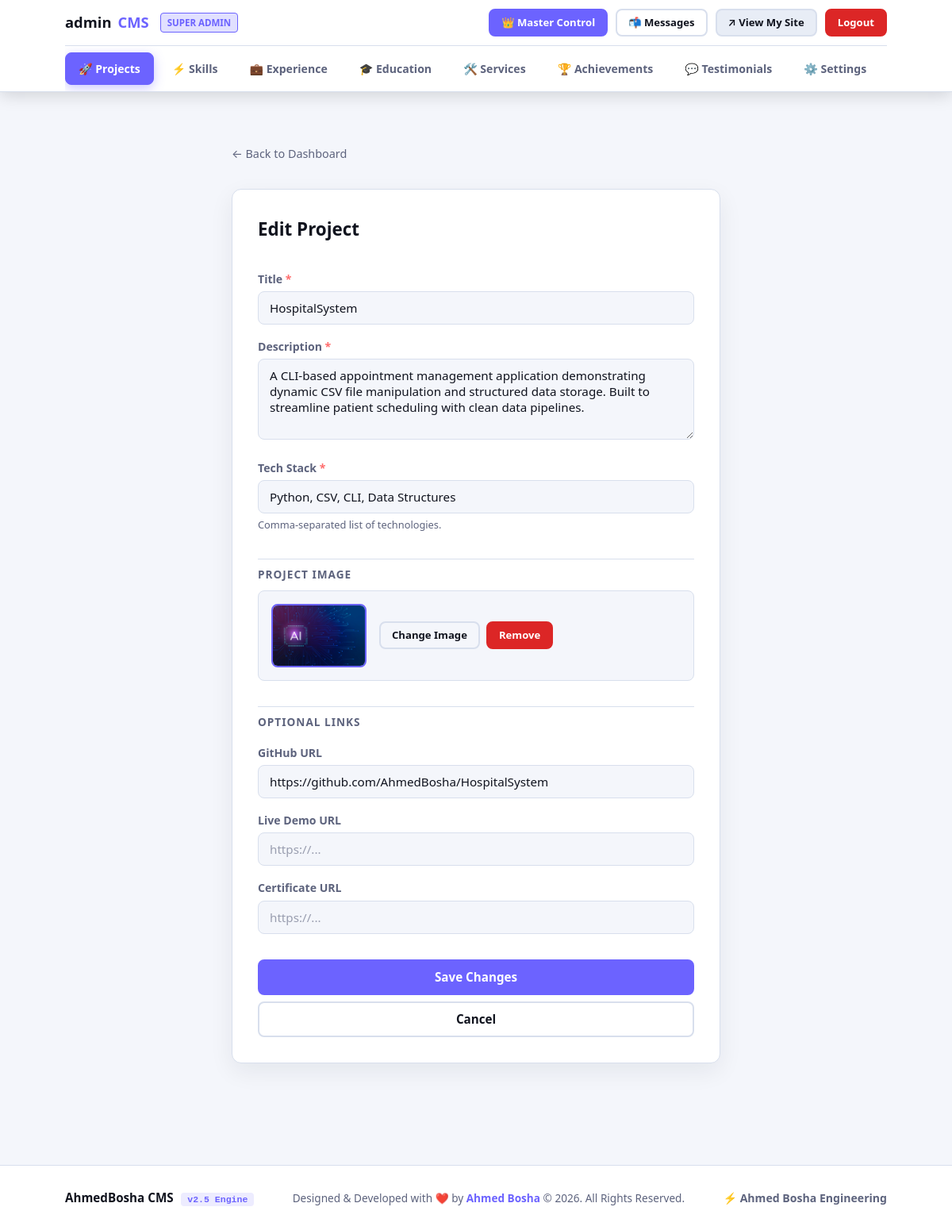
/admin/projects/edit/1 (signed in), run on the app's committed database.
### tables this page shows
CREATE TABLE "site_settings" (
                id              INTEGER PRIMARY KEY AUTOINCREMENT,
                user_id         INTEGER DEFAULT 1,
                name            TEXT    DEFAULT 'Ahmed Bosha',
                logo_text       TEXT    DEFAULT 'AhmedBosha',
                site_title      TEXT    DEFAULT 'Ahmed Bosha — Engineering & Software Portfolio',
                greeting        TEXT    DEFAULT 'Hi, I''m',
                tagline         TEXT    DEFAULT 'Engineering Student & Software Developer',
                typing_texts    TEXT    DEFAULT 'Engineering Student,Software Developer,Problem Solver,Automation Enthusiast',
                bio             TEXT    DEFAULT 'Class of 2029. Passionate about automation, system analysis, and reverse engineering. I build tools that turn complex workflows into clean, efficient solutions.',
                footer_text     TEXT    DEFAULT '© 2026 Ahmed Bosha',
                profile_photo   TEXT,
                email           TEXT    DEFAULT 'ahmedbosha2566@gmail.com',
                github_url      TEXT    DEFAULT 'https://github.com/AhmedBosha',
                linkedin_url    TEXT,
                twitter_url     TEXT,
                resume_url      TEXT,
                color_primary   TEXT    DEFAULT '#6c63ff',
                color_accent    TEXT    DEFAULT '#ff6b6b',
                color_bg        TEXT    DEFAULT '#0c0c12',
                color_surface   TEXT    DEFAULT '#161622',
                color_text      TEXT    DEFAULT '#f0f0f8',
                admin_user      TEXT    DEFAULT 'admin',
                admin_pass_hash TEXT,
                theme_name      TEXT    DEFAULT 'default'
            );

CREATE TABLE projects (
            id              INTEGER PRIMARY KEY AUTOINCREMENT,
            title           TEXT    NOT NULL,
            description     TEXT    NOT NULL,
            tech_stack      TEXT    NOT NULL,
            github_link     TEXT,
            live_demo_link  TEXT,
            certificate_url TEXT,
            image           TEXT,
            created_at      TIMESTAMP DEFAULT CURRENT_TIMESTAMP
        , user_id INTEGER DEFAULT 1);

### app.py (the view, shortened to what this page needs)
@app.route("/admin/projects/edit/<int:project_id>", methods=["GET", "POST"])
@login_required
def admin_edit_project(project_id):
    user_id = session.get("user_id", 1)
    db = get_db()
    project = db.execute("SELECT * FROM projects WHERE id = ? AND user_id = ?", (project_id, user_id)).fetchone()
    if project is None:
        abort(404)
    return render_template("admin/project_form.html", project=project)

### app.py (called while the page is built)
def get_db():
    if "db" not in g:
        g.db = sqlite3.connect(DATABASE, timeout=15.0)
        g.db.row_factory = sqlite3.Row
        g.db.execute("PRAGMA foreign_keys = ON")
        try:
            g.db.execute("PRAGMA journal_mode = WAL")
            g.db.execute("PRAGMA busy_timeout = 5000")
        except Exception:
            pass
    return g.db

def get_settings(user_id=None, db=None):
    if db is None:
        db = get_db()
    if user_id is None:
        user_id = session.get("user_id", 1)
    s = db.execute("SELECT * FROM site_settings WHERE user_id = ?", (user_id,)).fetchone()
    if not s:
        s = db.execute("SELECT * FROM site_settings WHERE user_id = 1 OR id = 1").fetchone()
    return s

@app.context_processor
def inject_globals():
    try:
        user_id = session.get("user_id", 1)
        db = get_db()
        settings = get_settings(user_id=user_id, db=db)
        master_settings = get_settings(user_id=1, db=db)
        unread = db.execute(
            "SELECT COUNT(*) FROM messages WHERE user_id = ? AND is_read = 0", (user_id,)
        ).fetchone()[0]
    except Exception:
        settings = None
        master_settings = None
        unread = 0
    return dict(settings=settings, master_settings=master_settings, unread_count=unread)

def login_required(view):
    @functools.wraps(view)
    def wrapped(**kwargs):
        if not session.get("user_id") and not session.get("admin_logged_in"):
            flash("Please log in to access the dashboard.", "warning")
            return redirect(url_for("admin_login"))
        return view(**kwargs)
    return wrapped

### templates/admin/project_form.html (shortened to what this page needs)
{% extends "base.html" %}
{% block body %}
{% set active_tab = 'projects' %}
{% include "admin/nav.html" %}
<main class="admin-main">
    <div class="container" style="max-width:680px;">
        <a href="{{ url_for('admin_dashboard') }}" class="back-link">&larr; Back to Dashboard</a>
        <div class="form-card">
            <h2 class="form-card__title">{{ "Edit Project" if project else "Add New Project" }}</h2>
            <form method="POST" enctype="multipart/form-data"
                  action="{{ url_for('admin_edit_project', project_id=project.id) if project else url_for('admin_add_project') }}">
                <label class="form-label" for="title">Title <span class="required">*</span></label>
                <input class="form-input" type="text" id="title" name="title"
                       value="{{ project.title if project else '' }}"
                       placeholder="e.g. My Awesome Project" required>
                <label class="form-label" for="description">Description <span class="required">*</span></label>
                <textarea class="form-input form-textarea" id="description" name="description"
                          rows="4" placeholder="A brief description..."
                          required>{{ project.description if project else '' }}</textarea>
                <label class="form-label" for="tech_stack">Tech Stack <span class="required">*</span></label>
                <input class="form-input" type="text" id="tech_stack" name="tech_stack"
                       value="{{ project.tech_stack if project else '' }}"
                       placeholder="e.g. Python, Flask, SQLite" required>
                <p class="form-hint">Comma-separated list of technologies.</p>
                <hr class="form-divider">
                <p class="form-section-label">Project Image</p>
                {% if project and project.image %}
                <div class="photo-preview">
                    <img src="{{ url_for('static', filename='uploads/' + project.image) }}"
                         alt="Current image" class="photo-preview__img" style="border-radius:var(--radius-sm); width:120px; height:80px;">
                    <div class="photo-preview__actions">
                        <label class="btn btn--sm btn--outline">
                            Change Image
                        </label>
                        <label class="btn btn--sm btn--danger">
                            Remove
                        </label>
                    </div>
                </div>
                {% endif %}
                <hr class="form-divider">
                <p class="form-section-label">Optional Links</p>
                <label class="form-label" for="github_link">GitHub URL</label>
                <input class="form-input" type="url" id="github_link" name="github_link"
                       value="{{ project.github_link if project and project.github_link else '' }}"
                       placeholder="https://github.com/...">
                <label class="form-label" for="live_demo_link">Live Demo URL</label>
                <input class="form-input" type="url" id="live_demo_link" name="live_demo_link"
                       value="{{ project.live_demo_link if project and project.live_demo_link else '' }}"
                       placeholder="https://...">
                <label class="form-label" for="certificate_url">Certificate URL</label>
                <input class="form-input" type="url" id="certificate_url" name="certificate_url"
                       value="{{ project.certificate_url if project and project.certificate_url else '' }}"
                       placeholder="https://...">
                <div class="form-actions">
                    <button type="submit" class="btn btn--primary btn--block">
                        {{ "Save Changes" if project else "Add Project" }}
                    </button>
                    <a href="{{ url_for('admin_dashboard') }}" class="btn btn--outline btn--block">Cancel</a>
                </div>
            </form>
        </div>
    </div>
</main>
{% include "admin/footer.html" %}
{% endblock %}

### templates/admin/nav.html (shortened to what this page needs)
<nav class="admin-nav">
    <div class="container">
        <div class="admin-nav__top">
            <a href="{{ url_for('admin_dashboard') }}" class="admin-nav__logo">
                {{ session.get('username', 'Portfolio') }}<span class="accent">CMS</span>
                {% if session.get('role') == 'admin' %}
                <span style="font-size: 0.72rem; font-weight: 700; padding: 2px 8px; border-radius: 4px; background: rgba(108, 99, 255, 0.2); color: var(--clr-primary); border: 1px solid var(--clr-primary); margin-left: 6px;">SUPER ADMIN</span>
                {% endif %}
            </a>
            <div class="admin-nav__top-actions">
                {% if session.get('role') == 'admin' %}
                <a href="{{ url_for('super_admin_dashboard') }}" class="btn btn--sm btn--primary">
                    👑 Master Control
                </a>
                {% endif %}
                <a href="{{ url_for('admin_messages') }}" class="btn btn--sm {% if active_tab == 'messages' %}btn--primary{% else %}btn--outline{% endif %}">
                    📬 Messages{% if unread_count %}<span class="badge">{{ unread_count }}</span>{% endif %}
                </a>
                <a href="{% if session.get('username') and session.get('username') != 'admin' %}{{ url_for('user_portfolio', username=session.get('username')) }}{% else %}{{ url_for('index') }}{% endif %}" target="_blank" rel="noopener" class="btn btn--sm btn--dark" title="View Public Portfolio">
                    ↗ View My Site
                </a>
                <a href="{{ url_for('admin_logout') }}" class="btn btn--sm btn--danger" title="Logout">
                    Logout
                </a>
            </div>
        </div>
        <div class="admin-tabs">
            <a href="{{ url_for('admin_dashboard') }}" class="admin-tab {% if active_tab == 'projects' %}active{% endif %}">
                🚀 Projects
            </a>
            <a href="{{ url_for('admin_skills') }}" class="admin-tab {% if active_tab == 'skills' %}active{% endif %}">
                ⚡ Skills
            </a>
            <a href="{{ url_for('admin_experience') }}" class="admin-tab {% if active_tab == 'experience' %}active{% endif %}">
                💼 Experience
            </a>
            <a href="{{ url_for('admin_education') }}" class="admin-tab {% if active_tab == 'education' %}active{% endif %}">
                🎓 Education
            </a>
            <a href="{{ url_for('admin_services') }}" class="admin-tab {% if active_tab == 'services' %}active{% endif %}">
                🛠️ Services
            </a>
            <a href="{{ url_for('admin_achievements') }}" class="admin-tab {% if active_tab == 'achievements' %}active{% endif %}">
                🏆 Achievements
            </a>
            <a href="{{ url_for('admin_testimonials') }}" class="admin-tab {% if active_tab == 'testimonials' %}active{% endif %}">
                💬 Testimonials
            </a>
            <a href="{{ url_for('admin_settings') }}" class="admin-tab {% if active_tab == 'settings' %}active{% endif %}">
                ⚙️ Settings
            </a>
            <a href="{{ url_for('admin_profile') }}" class="admin-tab {% if active_tab == 'profile' %}active{% endif %}">
            </a>
        </div>
    </div>
</nav>

### data on the page
site_settings: get "admin"
projects: title "HospitalSystem", description "A CLI-based appointment management application demonstrating dynamic CSV file manipulation and structured data storage. Built to streamline patient scheduling with clean data pipelines.", tech_stack "Python, CSV, CLI, Data Structures", image (picture), github_link "https://github.com/AhmedBosha/HospitalSystem"

### other printed values
{{ "Edit Project" if project else "Add New Project" }} "Edit Project"
{{ "Save Changes" if project else "Add Project" }} "Save Changes"
